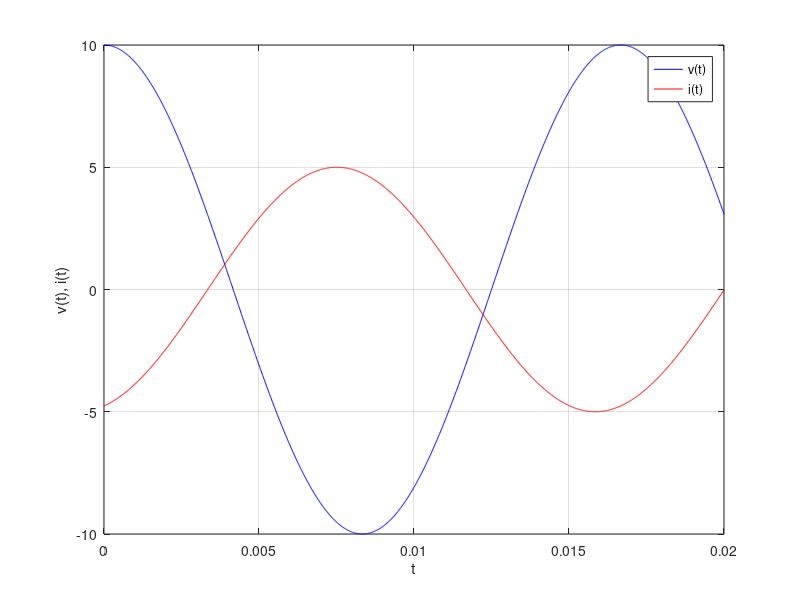

This figure's MATLAB source:
t = 0:0.00001:0.02; 
v = 10 * cos(377 * t);
i = 5 * cos(377 * t + 60);
plot(t, v, 'b', t, i, 'r');
xlabel('t');
ylabel('v(t), i(t)');
legend('v(t)', 'i(t)');
grid on;